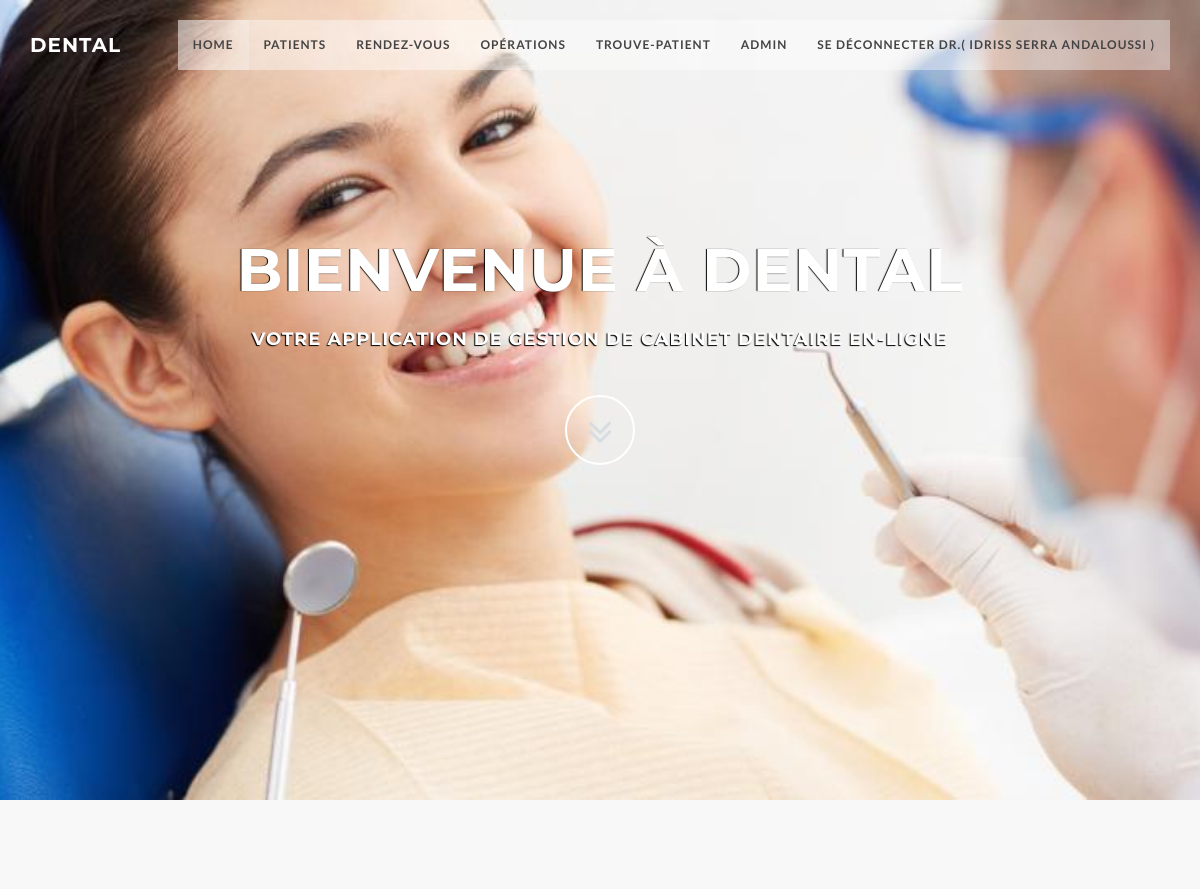
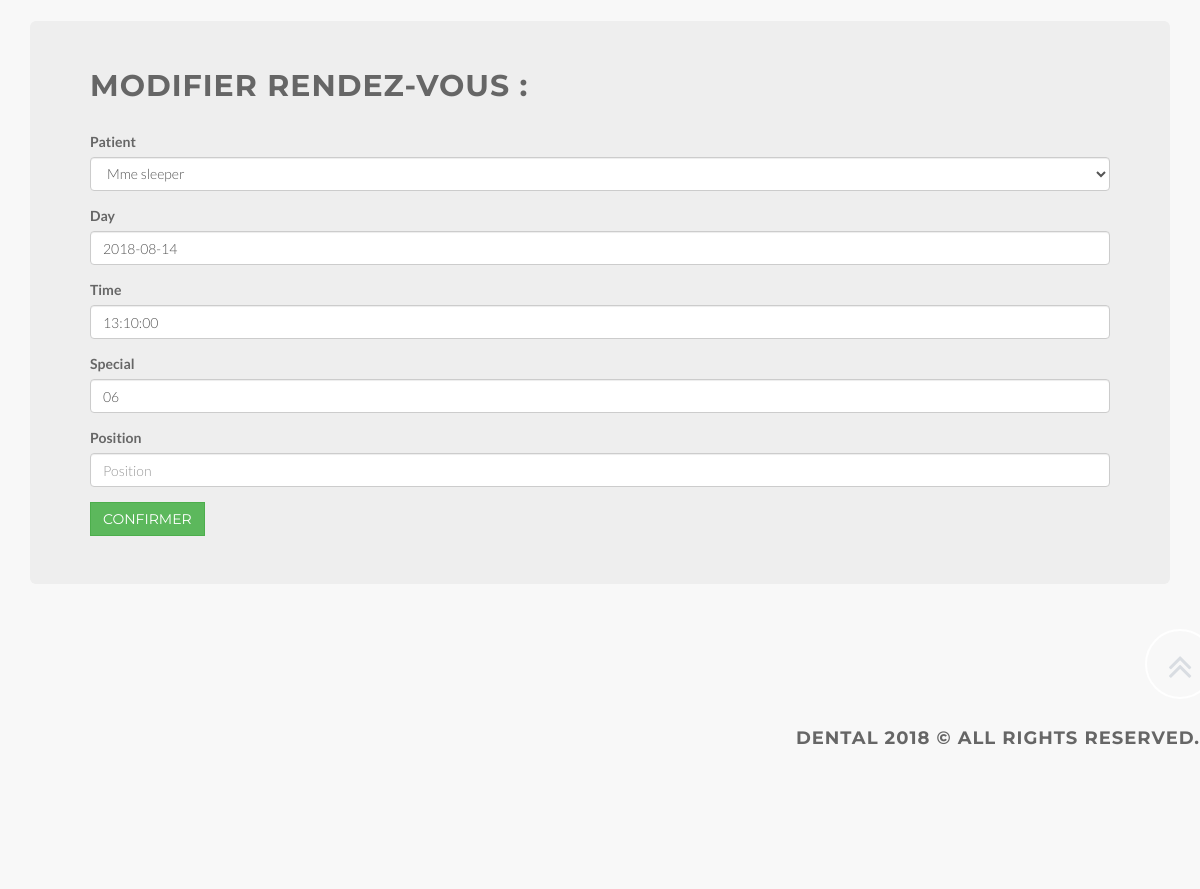
Page /accounts/app/update/1/ (signed in) on the committed database (2 pictures, top to bottom).
### accounts/models.py (models this page shows, shortened)
class Appointment(models.Model):
    created_by = models.ForeignKey(User,related_name='appointments',on_delete=models.CASCADE)
    patient = models.ForeignKey(Patient,related_name='appointments',on_delete=models.CASCADE)
    day = models.DateField(blank=True, null=True)
    time = models.TimeField(blank=True, null=True)
    special = models.CharField(max_length=2000,default="06")
    position = models.IntegerField(null=True, blank=True,)

### accounts/views.py (the view)
# urls.py: url(r'^app/update/(?P<pk>\d+)/$',views.AppointmentUpdateView.as_view(),name='updateapp'),
class AppointmentUpdateView(LoginRequiredMixin,UpdateView):
    login_url = '/login/'
    redirect_field_name = 'login'
    fields = ("patient","day","time","special","position")
    model = models.Appointment
    success_url = reverse_lazy("accounts:listapp")

### accounts/models.py (called while the page is built)
    def __str__(self):
        return str(self.civility)+" "+(self.fullname)
        class Meta:
            ordering = ['-fullname']

### accounts/templates/accounts/appointment_form.html (shortened to what this page needs)
{% extends "accounts/accounts_base.html" %}
{% load bootstrap3 %}
{% block body_block %}
  <div class="jumbotron">
<h2>
  {% if not form.instance.pk %}
  Créer Rendez-vous :
  {% else %}
  Modifier Rendez-vous :
  {% endif %}
</h2>
  <form  method="post">
    {% bootstrap_form form %}
    <input type="submit" class='btn btn-success' value="Confirmer">
  </form>
</div>
{% endblock %}

### accounts/templates/accounts/accounts_base.html (shortened to what this page needs)
<!DOCTYPE html>
{% load staticfiles %}
{% load bootstrap3 %}
{% bootstrap_css %}
<html>
  <head>
    <link href="{% static 'css/bootstrap.min.css'%}" rel="stylesheet" type="text/css">
    <link href="{% static 'font-awesome/css/font-awesome.min.css'%}" rel="stylesheet" type="text/css">
    <link href="{% static 'css/animate.css'%}" rel="stylesheet" />
    <link href="{% static 'css/style.css'%}" rel="stylesheet">
    <link href="{% static 'color/default.css'%}" rel="stylesheet">
  </head>
  <body id="page-top" data-spy="scroll" data-target=".navbar-custom">
    <nav class="navbar navbar-custom navbar-fixed-top" role="navigation">
      <div class="container">
        <div class="navbar-header page-scroll">
          <a class="navbar-brand" href="/">
            <h1>Dental</h1>
          </a>
        </div>
        <div class="collapse navbar-collapse navbar-right navbar-main-collapse">
          <ul class="nav navbar-nav">
            <li class="active"><a href="#intro">Home</a></li>
            {% if user.is_authenticated %}
            <li><a href="{% url 'accounts:list' %}" >Patients</a></li>
            <li><a href="{% url 'accounts:listapp' %}" >Rendez-vous</a></li>
            <li><a href="{% url 'accounts:listop' %}" >Opérations</a></li>
            <li><a <a href="{% url 'accounts:results' %}" >Trouve-patient</a></li>
            <li><a href="{% url 'admin:index' %}" >Admin</a></li>
            <li><a href="{% url 'accounts:logout' %}" >Se déconnecter<strong> Dr.( {{ user.first_name }} {{ user.last_name }} )</strong></a></li>
            {% else %}
            <li><a href="{% url 'accounts:signup' %}" >S'inscrire</a></li>
            <li><a href="{% url 'accounts:login' %}" >Se connecter</a></li>
            <li><a href="{% url 'admin:index' %}" >Admin</a></li>
            {% endif %}
          </ul>
        </div>
      </div>
    </nav>
    <section id="intro" class="intro">
      <div class="slogan">
        <h2>Bienvenue à <span class="text_color">Dental</span> </h2>
        <h4>Votre application de gestion de cabinet dentaire en-ligne</h4>
      </div>
      <div class="page-scroll">
        <a href="#content" class="btn btn-circle">
  				<i class="fa fa-angle-double-down animated"></i>
  			</a>
      </div>
    </section>
     <section id="content" class="home-section bg-gray">
       <div class="row">
        <div class="container">
          {% block body_block %}
          {% endblock %}
        </div>
        <div class="row" align="right">
          <div class="col-md-12 col-lg-12">
            <div class="wow shake" data-wow-delay="0.4s">
              <div class="page-scroll marginbot-30">
                <a href="#intro" id="totop" class="btn btn-circle">
                <i class="fa fa-angle-double-up animated"></i>
              </a>
              </div>
            </div>
            </div>
          </div>
        </div>
        <div class="foo" align="right" >
          <h4>Dental 2018 &copy; All rights reserved.<h4>
        </div>
  </body>
</html>

### static/css/style.css (style rules this page uses)
body { width: 100%; height: 100%; font-family: 'Lato',sans-serif; font-weight: 300; color: #666; background-color: #fff; }
html { width: 100%; height: 100%; }
h1, h2, h3, h4, h5, h6 { margin: 0 0 30px; text-transform: uppercase; font-family: Montserrat,sans-serif; font-weight: 700; letter-spacing: 1px; }
a { color: #28c3ab; -webkit-transition: all .2s ease-in-out; -moz-transition: all .2s ease-in-out; transition: all .2s ease-in-out; }
.navbar { margin-bottom: 0; border-bottom: 1px solid rgba(255,255,255,.3); }
.navbar-brand { font-weight: 700; }
.navbar-brand { height: 40px; padding: 5px 15px; font-size: 18px; line-height: 1em; }
.navbar-brand h1 { color: #fff; font-size: 20px; line-height: 40px; }
.nav.navbar-nav { background-color: rgba(255,255,255,.4); }
.navbar-custom ul.nav li a { font-size: 12px; letter-spacing: 1px; color: #444; text-transform: uppercase; font-weight: 700; }
.navbar-custom .nav li a { -webkit-transition: background .3s ease-in-out; -moz-transition: background .3s ease-in-out; transition: background .3s ease-in-out; }
.navbar-custom .nav li a:hover, .navbar-custom .nav li a:focus, .navbar-custom .nav li.active { outline: 0; background-color: rgba(255,255,255,.2); }
.marginbot-30 { margin-bottom:30px !important; }
.home-section { padding-top: 110px; padding-bottom: 110px; display:block; position:relative; z-index:120; }
.bg-gray { background: #f8f8f8; }
.intro { width:100%; position:relative; background: url(../img/bg1.jpg) no-repeat top center; background-size: cover; height: auto; }
#intro.intro { padding:20% 0 0 0; }
.intro .slogan { text-align: center; }
.intro .page-scroll { text-align: center; }
.intro .slogan h2 { color: #FFF; text-shadow: none; font-size: 60px; line-height: 60px; font-weight: 700; font-family: Montserrat, sans-serif; background-color: rgba(0, 0, 0, 0); text-decoration: none; text-transform: uppercase; border-width: 0px; border-color: #000; border-style: none; text-shadow: -1px 0 1px #000; }
.intro .slogan h4 { color: #fff; text-shadow: -1px 1px 1px #000; }
.btn { border-radius: 0; text-transform: uppercase; font-family: Montserrat,sans-serif; font-weight: 400; -webkit-transition: all .3s ease-in-out; -moz-transition: all .3s ease-in-out; transition: all .3s ease-in-out; }
.btn-circle { width: 70px; height: 70px; margin-top: 15px; padding: 7px 16px; border: 2px solid #fff; border-radius: 50%; font-size: 40px; color: #d9dde2; background: 0 0; -webkit-transition: background .3s ease-in-out; -moz-transition: background .3s ease-in-out; transition: background .3s ease-in-out; }
.page-scroll .btn-circle i.animated { -webkit-transition-property: -webkit-transform; -webkit-transition-duration: 1s; -moz-transition-property: -moz-transform; -moz-transition-duration: 1s; }
@media (min-width:767px) { .navbar { padding: 20px 0; border-bottom: 0; letter-spacing: 1px; background: 0 0; -webkit-transition: background .5s ease-in-out,padding .5s ease-in-out; -moz-transition: background .5s ease-in-out,padding .5s ease-in-out; transition: background .5s ease-in-out,padding .5s ease-in-out; } }
@media (min-width:767px) { .intro { height: 100%; padding: 0; } }

### static/color/default.css (style rules this page uses)
a,.tp-caption a.btn:hover { color: #67b0d1; }

### rows in the picture
Appointment: patient "Mme sleeper", day "2018-08-14", time "13:10:00", special "06"

### other values in the picture
{{ user.first_name }} "IDRISS"
{{ user.last_name }} "SERRA ANDALOUSSI"
